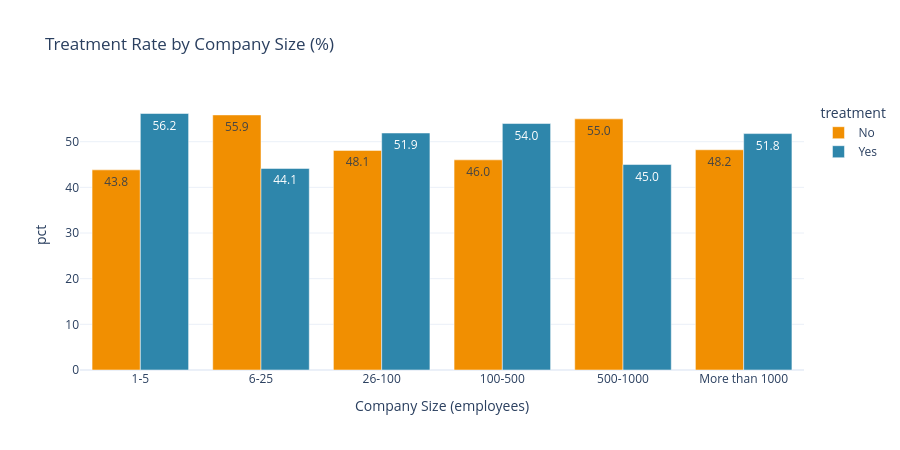

The notebook cell this image was saved under:
### Markdown cell above
#### 🏢 Chart - 7 - Company Size vs Treatment

### Code cell
size_order = ['1-5', '6-25', '26-100', '100-500', '500-1000', 'More than 1000']
sz = pd.crosstab(df_clean['no_employees'], df_clean['treatment'], normalize='index') * 100
sz = sz.reindex(size_order).reset_index().melt(id_vars='no_employees', var_name='treatment', value_name='pct')
fig = px.bar(sz, x='no_employees', y='pct', color='treatment', barmode='group',
             category_orders={'no_employees': size_order},
             color_discrete_sequence=['#F18F01', '#2E86AB'], text_auto='.1f',
             title='Treatment Rate by Company Size (%)')
fig.update_layout(template='plotly_white', height=450, xaxis_title='Company Size (employees)')
fig.show()

### Figure 1 — Plotly figure (JSON) as saved in the notebook; plotly's stock layout.template omitted (floating-point values rounded to 4 significant figures)
{"data": [{"alignmentgroup": "True", "hovertemplate": "treatment=No<br>no_employees=%{x}<br>pct=%{y}<extra></extra>", "legendgroup": "No", "marker": {"color": "#F18F01", "pattern": {"shape": ""}}, "name": "No", "offsetgroup": "No", "orientation": "v", "showlegend": true, "textposition": "auto", "texttemplate": "%{y:.1f}", "type": "bar", "x": ["1-5", "6-25", "26-100", "100-500", "500-1000", "More than 1000"], "xaxis": "x", "y": [43.83, 55.86, 48.1, 46.02, 55.0, 48.23], "yaxis": "y"}, {"alignmentgroup": "True", "hovertemplate": "treatment=Yes<br>no_employees=%{x}<br>pct=%{y}<extra></extra>", "legendgroup": "Yes", "marker": {"color": "#2E86AB", "pattern": {"shape": ""}}, "name": "Yes", "offsetgroup": "Yes", "orientation": "v", "showlegend": true, "textposition": "auto", "texttemplate": "%{y:.1f}", "type": "bar", "x": ["1-5", "6-25", "26-100", "100-500", "500-1000", "More than 1000"], "xaxis": "x", "y": [56.17, 44.14, 51.9, 53.98, 45.0, 51.77], "yaxis": "y"}], "layout": {"barmode": "group", "height": 450, "legend": {"title": {"text": "treatment"}, "tracegroupgap": 0}, "title": {"text": "Treatment Rate by Company Size (%)"}, "xaxis": {"anchor": "y", "categoryarray": ["1-5", "6-25", "26-100", "100-500", "500-1000", "More than 1000"], "categoryorder": "array", "domain": [0, 1], "title": {"text": "Company Size (employees)"}}, "yaxis": {"anchor": "x", "domain": [0, 1], "title": {"text": "pct"}}}}
